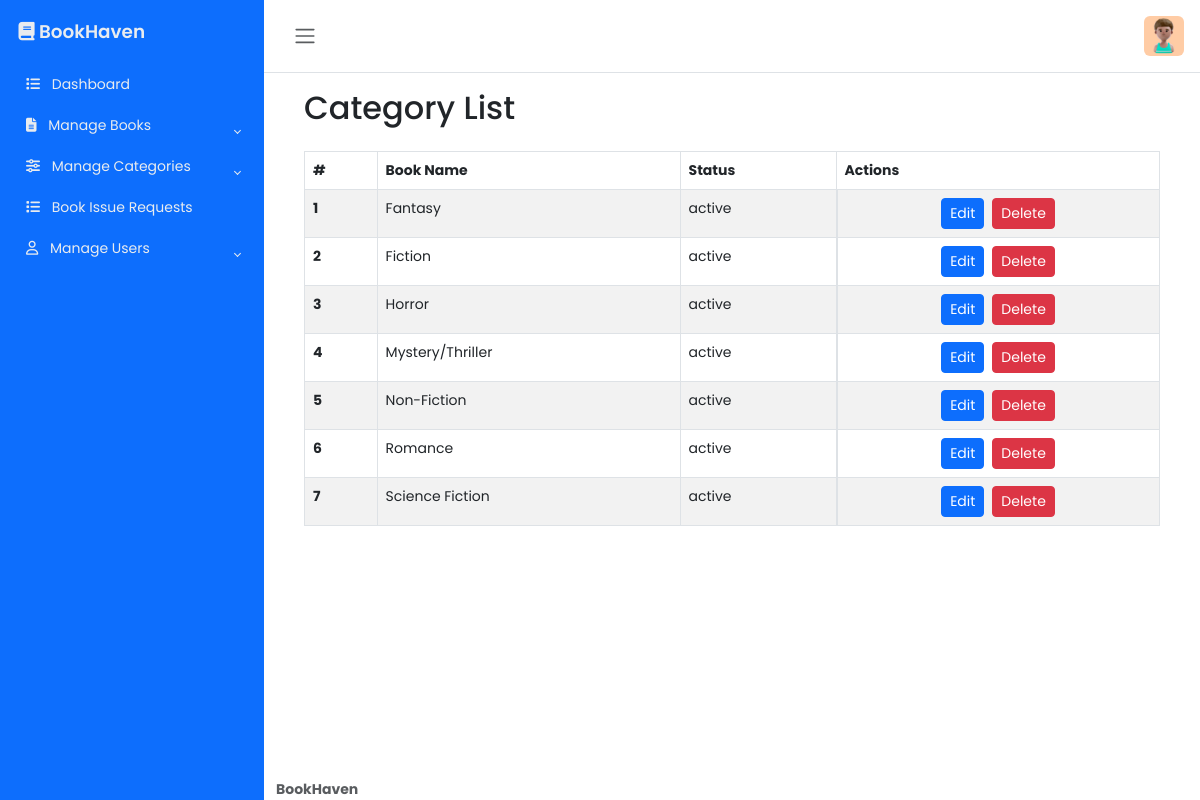
Page /manage/view-category.php (signed in) on the committed database.
### tables this page shows
CREATE TABLE `book_categories` (
  `book_categories_id` int(11) NOT NULL,
  `book_categories_name` varchar(50) NOT NULL,
  `book_categories_status` int(11) NOT NULL
);

CREATE TABLE `book_categories_status` (
  `book_categories_status_id` int(11) NOT NULL,
  `book_categories_status_name` enum('active','inactive') NOT NULL
);

### manage/view-category.php (the view, shortened to what this page needs)
<?php
    require_once "../database/dbh.php";
    $query = "SELECT
        c.book_categories_id,
        c.book_categories_name,
        s.book_categories_status_name AS book_categories_status,
        s.book_categories_status_id AS book_categories_status_id
    FROM
        book_categories c
    JOIN
        book_categories_status s ON c.book_categories_status = s.book_categories_status_id
    ORDER BY
        c.book_categories_name ASC";
    $stmt = $pdo->prepare($query);
    $stmt->execute();
    $categories = $stmt->fetchAll(PDO::FETCH_ASSOC);
?>
<!DOCTYPE html>
<html lang="en">
<head>
    <link href="https://cdn.jsdelivr.net/npm/bootstrap@5.3.3/dist/css/bootstrap.min.css" rel="stylesheet">
    <link rel="stylesheet" href="https://cdnjs.cloudflare.com/ajax/libs/twitter-bootstrap/5.3.0/css/bootstrap.min.css">
    <link rel="stylesheet" href="https://cdn.datatables.net/2.1.8/css/dataTables.bootstrap5.css">
    <link rel="stylesheet" href="../css/main.css">
</head>
<body>
<div class="wrapper">
        <?php include('../includes/sidebar.php'); ?>
        <div class="main">
            <?php include('../includes/navbar.php'); ?>
            <main class="content px-3 py-2">
            <div class="container-fluid">
                <div class="container mt-2">
                    <h2 class="mb-4">Category List</h2>
                    <div class="table-responsive">
                        <table id="myTable" class="table table-striped table-bordered">
                            <thead>
                                <tr>
                                    <th scope="col">#</th>
                                    <th scope="col">Book Name</th>
                                    <th scope="col">Status</th>
                                    <th scope="col">Actions</th>
                                </tr>
                            </thead>
                            <tbody>
                                <?php if (count($categories) > 0): ?>
                                    <?php foreach ($categories as $index => $category): ?>
                                        <tr>
                                            <th scope="row"><?php echo $index + 1; ?></th>
                                            <td class="text-truncate"><?php echo htmlspecialchars($category['book_categories_name']); ?></td>
                                            <td class="text-truncate"><?php echo htmlspecialchars($category['book_categories_status']); ?></td>
                                            <td class="d-flex flex-column flex-sm-row justify-content-center">
                                                <button class="btn edit-book btn-primary btn-sm mb-2 mb-sm-0 me-sm-2"
                                                        data-bs-toggle="modal"
                                                        data-bs-target="#editCategoryModal"
                                                        data-category-id="<?php echo $category['book_categories_id']; ?>"
                                                        data-category-status="<?php echo $category['book_categories_status_id']; ?>">Edit</button>
                                                <button class="btn delete-category btn-danger btn-sm"
                                                        data-category-id="<?php echo $category['book_categories_id']; ?>">Delete</button>
                                            </td>
                                        </tr>
                                    <?php endforeach; ?>
                                <?php else: ?>
                                    <tr>
                                        <td colspan="5" class="text-center">No records found</td>
                                    </tr>
                                <?php endif; ?>
                            </tbody>
                        </table>
                    </div>
                </div>
            </div>
        </main>
            <footer class="footer">
                <div class="container-fluid">
                    <div class="row text-muted">
                        <div class="col-12 text-start">
                            <p class="mb-0">
                                <a href="../pages/dashboard.php" class="text-muted">
                                    <strong>BookHaven</strong>
                                </a>
                            </p>
                        </div>
                    </div>
                </div>
            </footer>
        </div>
    </div>
</body>
</html>

### css/main.css (style rules this page uses)
body { font-family: 'Poppins', sans-serif; font-size: 0.875rem; opacity: 1; overflow-y: scroll; margin: 0; }
a { cursor: pointer; text-decoration: none; font-family: 'Poppins', sans-serif; }
.wrapper { align-items: stretch; display: flex; width: 100%; }
.main { display: flex; flex-direction: column; min-height: 100vh; min-width: 0; overflow: hidden; transition: all 0.35s ease-in-out; width: 100%; }
.content { flex: 1; max-width: 100vw; width: 100vw; }
@media (min-width:768px) { .content { max-width: auto; width: auto; } }

### rows in the picture
book_categories: book_categories_name "Fantasy", book_categories_status.book_categories_status_name "active"
book_categories: book_categories_name "Fiction", book_categories_status.book_categories_status_name "active"
book_categories: book_categories_name "Horror", book_categories_status.book_categories_status_name "active"
book_categories: book_categories_name "Mystery/Thriller", book_categories_status.book_categories_status_name "active"
book_categories: book_categories_name "Non-Fiction", book_categories_status.book_categories_status_name "active"
book_categories: book_categories_name "Romance", book_categories_status.book_categories_status_name "active"
book_categories: book_categories_name "Science Fiction", book_categories_status.book_categories_status_name "active"
